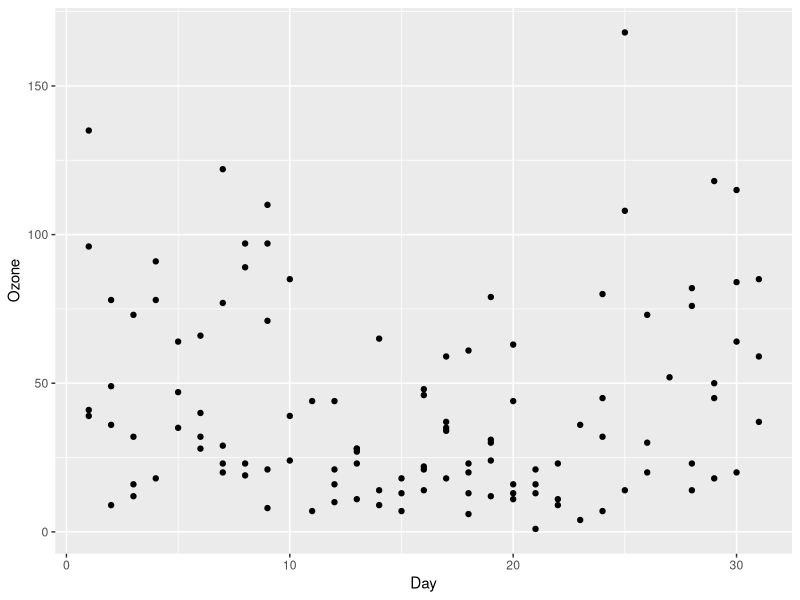

Write the R code that produced this figure.
## ---- chunk 1
knitr::opts_chunk$set(echo = TRUE)
## ---- chunk 2
library(ggplot2)

ggplot(airquality, aes(x = Day, y = Ozone)) +
  geom_point()
